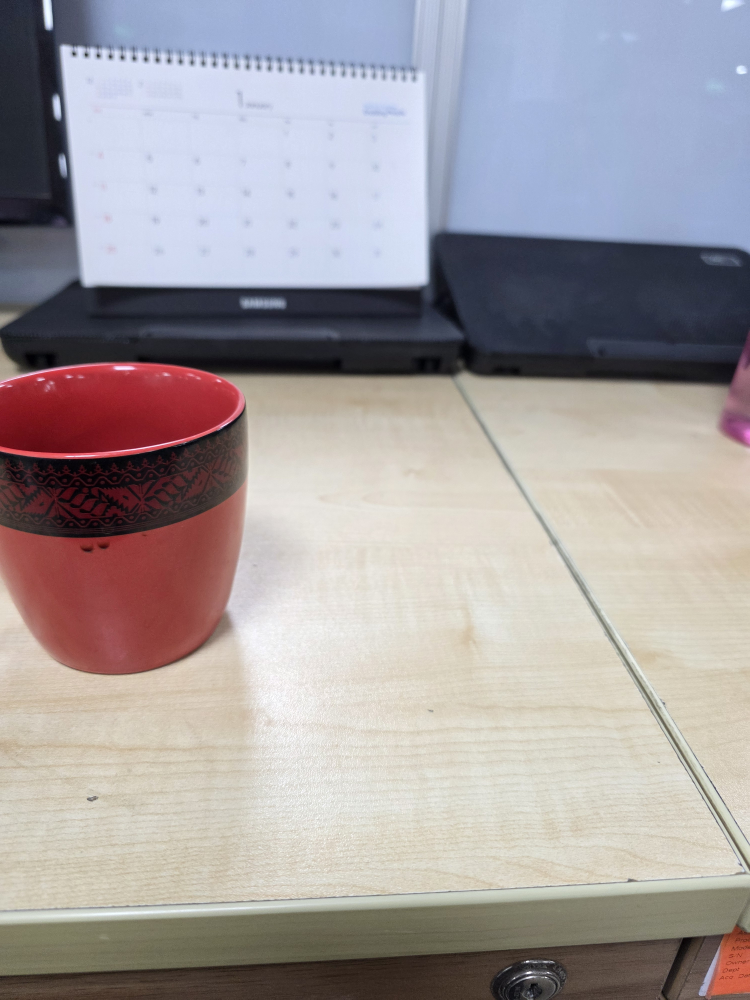
#> input picture m1.jpg, 3000 x 4000 px (shown at 1/4 size)
$ python verify_logic.py   (older library calls are emulated)
#> lines starting #> are read from the running program, lines starting #| are printed output that depends on the picture
import cv2
import numpy as np
import os

def stable_affine_alignment(m1, m2, max_features=5000):
    g1 = cv2.cvtColor(m1, cv2.COLOR_BGR2GRAY)
    g2 = cv2.cvtColor(m2, cv2.COLOR_BGR2GRAY)
    sift = cv2.SIFT_create(nfeatures=max_features)
    kp1, d1 = sift.detectAndCompute(g1, None)
    kp2, d2 = sift.detectAndCompute(g2, None)
    if d1 is None or d2 is None or len(kp1) < 10 or len(kp2) < 10:
        return None, 0
    bf = cv2.BFMatcher()
    pairs = bf.knnMatch(d2, d1, k=2)
    good = []
    for m, n in pairs:
        if m.distance < 0.7 * n.distance:
            good.append(m)
    if len(good) < 10:
        return None, len(good)
    src = np.float32([kp2[m.queryIdx].pt for m in good]).reshape(-1, 1, 2)
    dst = np.float32([kp1[m.trainIdx].pt for m in good]).reshape(-1, 1, 2)
    M, mask = cv2.estimateAffinePartial2D(src, dst, method=cv2.RANSAC, ransacReprojThreshold=3.0)
    n_in = int(mask.sum()) if mask is not None else 0
    return M, n_in

def refine_with_flow(img1, warped_img2):
    g1 = cv2.cvtColor(img1, cv2.COLOR_BGR2GRAY)
    g2 = cv2.cvtColor(warped_img2, cv2.COLOR_BGR2GRAY)
    flow = cv2.calcOpticalFlowFarneback(g1, g2, None, 0.5, 3, 15, 3, 5, 1.2, 0)
    h, w = g1.shape[:2]
    y, x = np.mgrid[0:h, 0:w].astype(np.float32)
    map_x = x - flow[..., 0]
    map_y = y - flow[..., 1]
    return cv2.remap(warped_img2, map_x, map_y, cv2.INTER_LANCZOS4)

def laplacian_variance_map(gray, ksize=15):
    lap = cv2.Laplacian(gray.astype(np.float64), cv2.CV_64F)
    sq = (lap ** 2).astype(np.float32)
    return cv2.GaussianBlur(sq, (ksize, ksize), 0)

def lab_frequency_fusion(roi_blurry, roi_sharp, weight_map):
    """Blends sharp details into blurry base with proper L-channel clipping."""
    lab_b = cv2.cvtColor(roi_blurry, cv2.COLOR_BGR2LAB).astype(np.float32)
    lab_s = cv2.cvtColor(roi_sharp, cv2.COLOR_BGR2LAB).astype(np.float32)
    L_b, A_b, B_b = cv2.split(lab_b)
    L_s, _, _ = cv2.split(lab_s)

    l_s_smooth = cv2.GaussianBlur(L_s, (15, 15), 0)
    details = L_s - l_s_smooth

    w = cv2.GaussianBlur(weight_map, (31, 31), 0)
    enhanced_L = L_b + (details * w * 1.0)
    enhanced_L = np.clip(enhanced_L, 0, 255)

    result = cv2.merge([enhanced_L, A_b, B_b])
    return cv2.cvtColor(result.astype(np.uint8), cv2.COLOR_LAB2BGR)

def main():
    m1 = cv2.imread("m1.jpg")
#> m1 is the input picture: shape (4000, 3000, 3); mean B, G, R 159.2, 157.5, 164.1
    m2 = cv2.imread("m2.jpg")
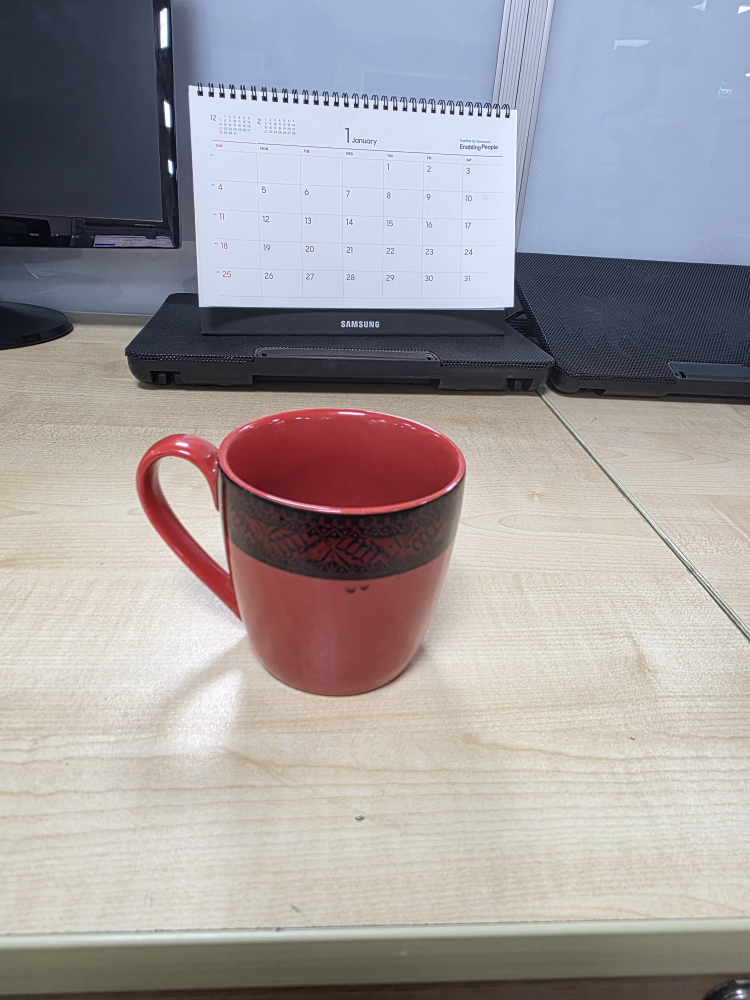
#> input picture m2.jpg, 3000 x 4000 px (shown at 1/4 size)
#> m2 is the input picture: shape (4000, 3000, 3); mean B, G, R 158.8, 156.7, 161.9
    if m1 is None or m2 is None:
        print("Images not found.")
        return

    print("Step 1: Stable Affine Alignment...")
    M, n_in = stable_affine_alignment(m1, m2)
#> in stable_affine_alignment, `g1 = cv2.cvtColor(m1, cv2.COLOR_BGR2GRAY)`:
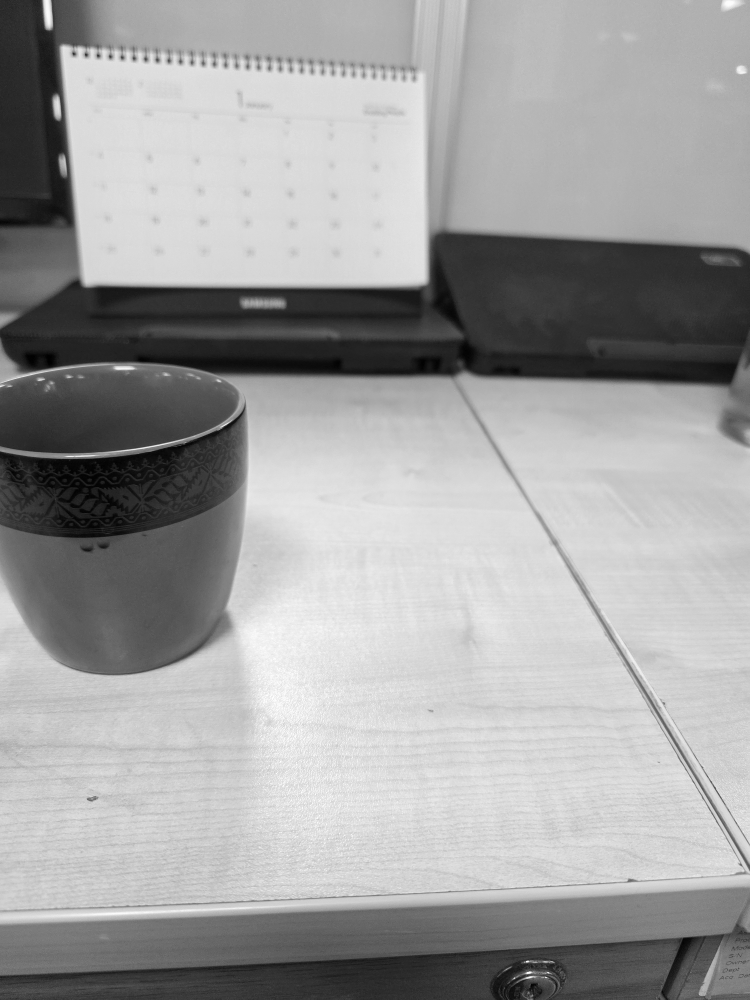
#> g1: shape (4000, 3000) (shown at 1/4 size); min 0, max 255, mean 159.7
#> in stable_affine_alignment, `g2 = cv2.cvtColor(m2, cv2.COLOR_BGR2GRAY)`:
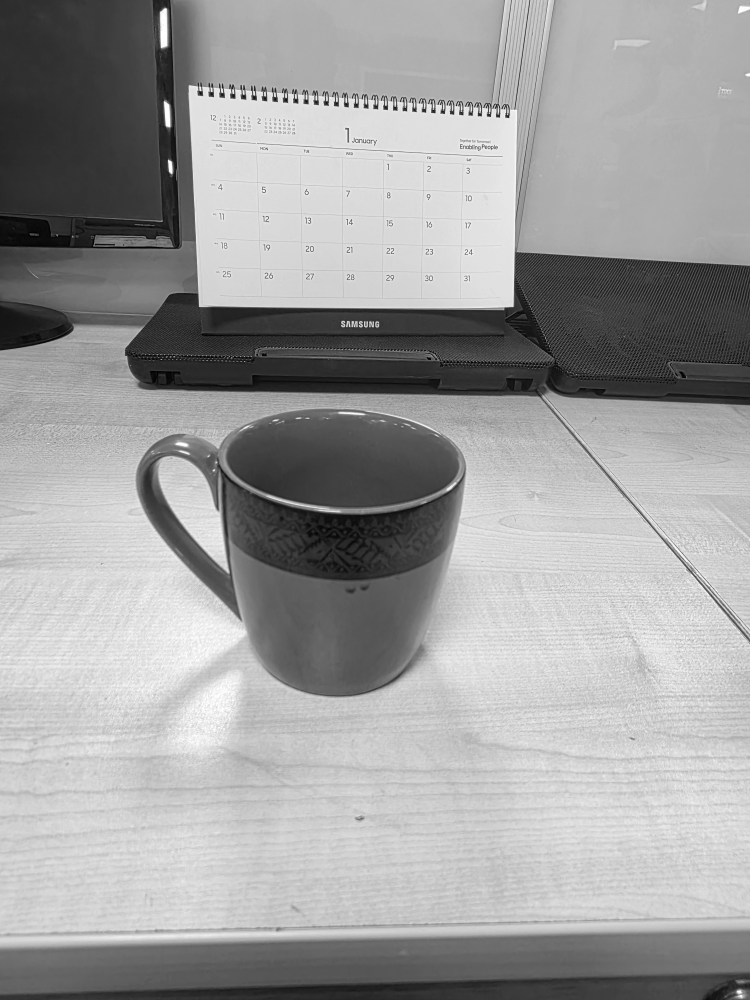
#> g2: shape (4000, 3000) (shown at 1/4 size); min 0, max 255, mean 158.5
    if M is None:
        print("Alignment failed.")
        return

    warped_base = cv2.warpAffine(m2, M, (m1.shape[1], m1.shape[0]), flags=cv2.INTER_LANCZOS4)

    print("Step 2: Optical Flow Refinement...")
    refined_full = refine_with_flow(m1, warped_base)

    # Use the same calendar ROI as mentioned in app.py logic/user request
    # Approx. Left 2%, Right 70%, Top 0%, Bottom 45%
    h, w = m1.shape[:2]
    x1, y1, x2, y2 = int(0.02*w), int(0.0*h), int(0.70*w), int(0.45*h)

    roi_m1 = m1[y1:y2, x1:x2]
    roi_ref = refined_full[y1:y2, x1:x2]

    # Local weight map: high where ref is sharper than base in absolute terms
    g_m1 = cv2.cvtColor(roi_m1, cv2.COLOR_BGR2GRAY)
    g_ref = cv2.cvtColor(roi_ref, cv2.COLOR_BGR2GRAY)
    s1 = laplacian_variance_map(g_m1)
    s2 = laplacian_variance_map(g_ref)
    diff = np.clip(s2 - s1, 0, None)
    max_val = diff.max()
    if max_val > 1e-5:
        weight = diff / max_val
    else:
        weight = np.zeros_like(diff)

    print("Step 3: LAB Frequency Fusion...")
    fused_roi = lab_frequency_fusion(roi_m1, roi_ref, weight)

    print("Step 4: Post-processing...")
    lab = cv2.cvtColor(fused_roi, cv2.COLOR_BGR2LAB)
    l, a, b = cv2.split(lab)
    cl = cv2.createCLAHE(clipLimit=2.5, tileGridSize=(8, 8)).apply(l)
    enhanced_roi = cv2.cvtColor(cv2.merge([cl, a, b]), cv2.COLOR_LAB2BGR)

    # Sharpen
    blur = cv2.GaussianBlur(enhanced_roi, (0, 0), 1.5)
    final_roi = cv2.addWeighted(enhanced_roi, 2.2, blur, -1.2, 0)

    # Result blending with soft mask
    result = m1.copy()
    mask = np.zeros((h, w), dtype=np.float32)
    mask[y1:y2, x1:x2] = 1.0
    mask = cv2.GaussianBlur(mask, (31, 31), 0)

    full_enhanced = m1.copy()
    full_enhanced[y1:y2, x1:x2] = final_roi

    mask_3c = cv2.merge([mask, mask, mask])
    result = (m1.astype(np.float32) * (1.0 - mask_3c) + full_enhanced.astype(np.float32) * mask_3c).astype(np.uint8)

    cv2.imwrite("enhanced_result_v4.jpg", result)
    print("Success! Result saved to enhanced_result_v4.jpg")

if __name__ == "__main__":
#> (the run stopped early here; a loop or call above may not have finished)
